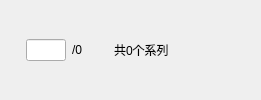
            <widget class="QWidget" name="widget_TP_Op" native="true">
             <property name="minimumSize">
              <size>
               <width>0</width>
               <height>0</height>
              </size>
             </property>
             <layout class="QHBoxLayout" name="horizontalLayout_9">
              <property name="leftMargin">
               <number>0</number>
              </property>
              <property name="topMargin">
               <number>0</number>
              </property>
              <property name="rightMargin">
               <number>0</number>
              </property>
              <property name="bottomMargin">
               <number>0</number>
              </property>
              <item>
               <widget class="QPushButton" name="pushButton_TP_PrePage">
                <property name="sizePolicy">
                 <sizepolicy hsizetype="Fixed" vsizetype="Fixed">
                  <horstretch>0</horstretch>
                  <verstretch>0</verstretch>
                 </sizepolicy>
                </property>
                <property name="minimumSize">
                 <size>
                  <width>20</width>
                  <height>20</height>
                 </size>
                </property>
                <property name="maximumSize">
                 <size>
                  <width>20</width>
                  <height>20</height>
                 </size>
                </property>
                <property name="styleSheet">
                 <string notr="true">#pushButton_TP_PrePage
{
  border: 0px;
}</string>
                </property>
                <property name="text">
                 <string notr="true"/>
                </property>
                <property name="icon">
                 <iconset>
                  <normalon>:/File/img/left_enable.png</normalon>
                 </iconset>
                </property>
                <property name="iconSize">
                 <size>
                  <width>20</width>
                  <height>20</height>
                 </size>
                </property>
               </widget>
              </item>
              <item>
               <widget class="QLineEdit" name="lineEdit_TP_Page">
                <property name="maximumSize">
                 <size>
                  <width>40</width>
                  <height>16777215</height>
                 </size>
                </property>
                <property name="alignment">
                 <set>Qt::AlignRight|Qt::AlignTrailing|Qt::AlignVCenter</set>
                </property>
               </widget>
              </item>
              <item>
               <widget class="QLabel" name="label_TP_PageTotal">
                <property name="text">
                 <string notr="true">/0</string>
                </property>
               </widget>
              </item>
              <item>
               <widget class="QPushButton" name="pushButton_TP_NextPage">
                <property name="sizePolicy">
                 <sizepolicy hsizetype="Fixed" vsizetype="Fixed">
                  <horstretch>0</horstretch>
                  <verstretch>0</verstretch>
                 </sizepolicy>
                </property>
                <property name="minimumSize">
                 <size>
                  <width>20</width>
                  <height>20</height>
                 </size>
                </property>
                <property name="maximumSize">
                 <size>
                  <width>20</width>
                  <height>20</height>
                 </size>
                </property>
                <property name="styleSheet">
                 <string notr="true">#pushButton_TP_NextPage
{
  border: 0px;
}</string>
                </property>
                <property name="text">
                 <string notr="true"/>
                </property>
                <property name="icon">
                 <iconset>
                  <normalon>:/File/img/right_enable.png</normalon>
                 </iconset>
                </property>
                <property name="iconSize">
                 <size>
                  <width>20</width>
                  <height>20</height>
                 </size>
                </property>
               </widget>
              </item>
              <item>
               <widget class="QLabel" name="label_TP_Total">
                <property name="text">
                 <string notr="true">共0个系列</string>
                </property>
               </widget>
              </item>
              <item>
               <spacer name="hSpacer_TP_Op">
                <property name="orientation">
                 <enum>Qt::Horizontal</enum>
                </property>
                <property name="sizeHint" stdset="0">
                 <size>
                  <width>40</width>
                  <height>20</height>
                 </size>
                </property>
               </spacer>
              </item>
              <item>
               <widget class="QPushButton" name="pushButton_TP_New">
                <property name="sizePolicy">
                 <sizepolicy hsizetype="Fixed" vsizetype="Fixed">
                  <horstretch>0</horstretch>
                  <verstretch>0</verstretch>
                 </sizepolicy>
                </property>
                <property name="minimumSize">
                 <size>
                  <width>20</width>
                  <height>20</height>
                 </size>
                </property>
                <property name="maximumSize">
                 <size>
                  <width>20</width>
                  <height>20</height>
                 </size>
                </property>
                <property name="styleSheet">
                 <string notr="true">#pushButton_TP_New
{
  border: 0px;
}</string>
                </property>
                <property name="text">
                 <string notr="true"/>
                </property>
                <property name="icon">
                 <iconset>
                  <normalon>:/File/img/add_enable.png</normalon>
                 </iconset>
                </property>
                <property name="iconSize">
                 <size>
                  <width>20</width>
                  <height>20</height>
                 </size>
                </property>
               </widget>
              </item>
              <item>
               <widget class="QPushButton" name="pushButton_TP_Delete">
                <property name="sizePolicy">
                 <sizepolicy hsizetype="Fixed" vsizetype="Fixed">
                  <horstretch>0</horstretch>
                  <verstretch>0</verstretch>
                 </sizepolicy>
                </property>
                <property name="minimumSize">
                 <size>
                  <width>20</width>
                  <height>20</height>
                 </size>
                </property>
                <property name="maximumSize">
                 <size>
                  <width>20</width>
                  <height>20</height>
                 </size>
                </property>
                <property name="styleSheet">
                 <string notr="true">#pushButton_TP_Delete
{
  border: 0px;
}</string>
                </property>
                <property name="text">
                 <string notr="true"/>
                </property>
                <property name="icon">
                 <iconset>
                  <normalon>:/File/img/delete_enable.png</normalon>
                 </iconset>
                </property>
                <property name="iconSize">
                 <size>
                  <width>20</width>
                  <height>20</height>
                 </size>
                </property>
               </widget>
              </item>
             </layout>
            </widget>
